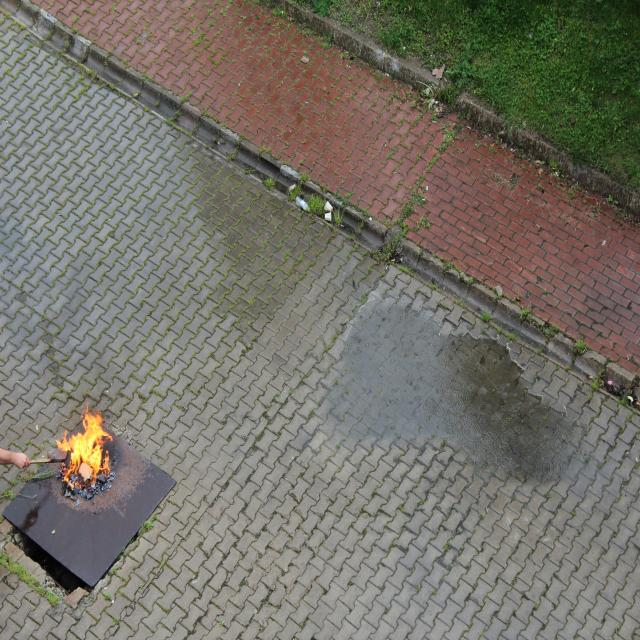
%> input picture Fase II Segmentacion/examples/original/173_JPG.rf.3d77dde3b3a5641f2b17638b3c40b8e3.jpg, 640 x 640 px
$ octave --eval "fire_smoke('../../Fase II Segmentacion/examples/original/173_JPG.rf.3d77dde3b3a5641f2b17638b3c40b8e3.jpg');"   (GNU Octave 9; MATLAB toolbox functions it lacks are replaced by stand-ins)
%> lines starting %> are read from the running program, lines starting %| are printed output that depends on the picture; in (x1, y1, x2, y2) boxes, pixels count from 0 and x2, y2 are one past the last pixel; in counts of white or black regions, pixels touching at a corner belong together; the program's own positions count from 1
function fire_smoke(path)

clc;
close all;


% 1. PARÁMETROS

K = 8;

sigma_gauss = 15;

clip_limit = 0.01;


% 2. LECTURA

I = imread(path);
%> I is the input picture: size 640x640x3 uint8; mean R, G, B 117.2, 114.2, 104.4

I_double = im2double(I);


% 3. PREPROCESAMIENTO


%  REDUCCIÓN DE RUIDO (GAUSSIANO)
I_gauss = imgaussfilt( ...
    I_double, ...
    sigma_gauss);

%  RGB -> LAB
lab = rgb2lab(I_gauss);
%> lab: size 640x640x3 double; mean of channels 1, 2, 3 48, -0.6, 6.1

L = lab(:,:,1);

A = lab(:,:,2);

B = lab(:,:,3);

%  NORMALIZACIÓN L*
L_norm = L / 100;

%  CLAHE SOBRE L*
L_eq = adapthisteq( ...
    L_norm, ...
    'ClipLimit', clip_limit, ...
    'NumTiles', [8 8]);

%  RECONSTRUCCIÓN LAB
lab_eq = cat(3, ...
    L_eq * 100, ...
    A, ...
    B);
%> lab_eq: size 640x640x3 double; mean of channels 1, 2, 3 58.5, -0.6, 6.1


% 4. EXTRACCIÓN DE TEXTURA

E = entropyfilt(uint8(L_eq * 255));
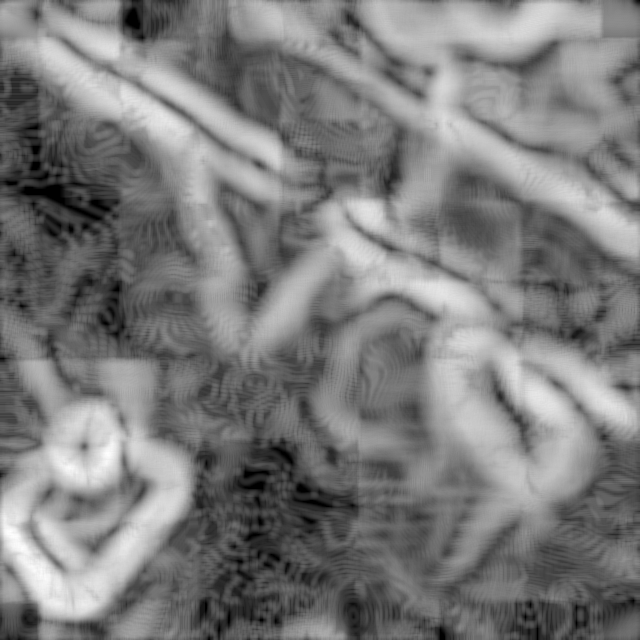
%> E: size 640x640 double; min 0, max 5.85, mean 2.85; drawn with min black and max white

E_norm = mat2gray(E);


% 5. K-MEANS (LAB + TEXTURA)


% normalización LAB
Lk = lab_eq(:,:,1) / 100;

Ak = lab_eq(:,:,2) / 128;

Bk = lab_eq(:,:,3) / 128;

% vector de características
X = [ ...
    Lk(:), ...
    Ak(:), ...
    Bk(:), ...
    E_norm(:)];

[idx,~] = kmeans( ...
    X, ...
    K, ...
    'Replicates', 3, ...
    'MaxIter', 200);

labels = reshape(idx, size(L));
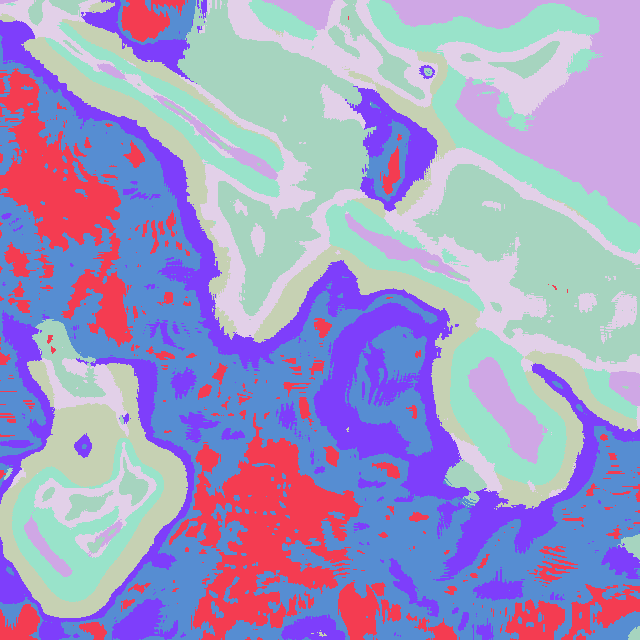
%> labels: size 640x640 double; 8 distinct labels, from 1 to 8; one colour per label, 0 black


% 6. MÁSCARAS

mask_fire  = false(size(L));

mask_smoke = false(size(L));


% 7. CLASIFICACIÓN POR REGIÓN

for i = 1:K

    region = (labels == i);

    % filtro de tamaño
    if nnz(region) < 150
        continue;
    end

    % regiones LAB
    Lr = Lk(region);

    Ar = Ak(region);

    Br = Bk(region);

    Er = E_norm(region);


    % 🔥 DETECCIÓN DE FUEGO

    fire_score = ...
        mean(Ar) ...
        + mean(Br) ...
        + 0.5 * mean(Lr);

    if fire_score > 0.6 && mean(Ar) > 0

        mask_fire(region) = true;

        continue;

    end


    % DETECCIÓN DE HUMO


    % luminancia
    lum = mean(Lr);

    % saturación
    sat = mean( ...
        sqrt(Ar.^2 + Br.^2));

    % entropía
    ent = mean(Er);

    % desviación estándar
    dev = std(Lr);

    % reglas humo
    if lum > 0.4 && ...
            lum < 0.9 && ...
            sat < 0.12 && ...
            dev > 0.015 && ...
            ent > 0.3

        mask_smoke(region) = true;

    end
end
%> this loop made 8 passes
%> (fire_score, lum, sat, ent, dev) on passes 1 to 8: (0.38, 0.516, 0.102, 0.384, 0.0521), (0.383, 0.735, 0.0311, 0.212, 0.0475), (0.146, 0.232, 0.128, 0.545, 0.0744), (0.366, 0.622, 0.0623, 0.754, 0.0849), (0.314, 0.48, 0.0958, 0.572, 0.0591), (0.233, 0.377, 0.0776, 0.753, 0.0749), (0.37, 0.717, 0.0295, 0.371, 0.0516), (0.375, 0.701, 0.0397, 0.536, 0.0597)
%> pass 1, in fire_smoke, `region = (labels == i);`:
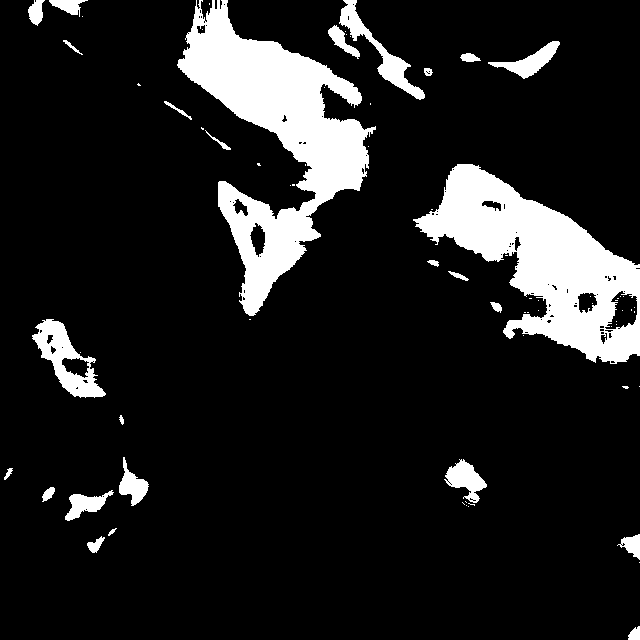
%> region: size 640x640 logical; 12.7% white; 72 white regions (46 under 20 px), largest, box (x1, y1, x2, y2) and area: (177, 0, 376, 316) 22814, (413, 164, 640, 364) 19461, (32, 319, 106, 398) 2263
%> after the loop: mask_fire: size 640x640 logical; every value is 0
%> after the loop:
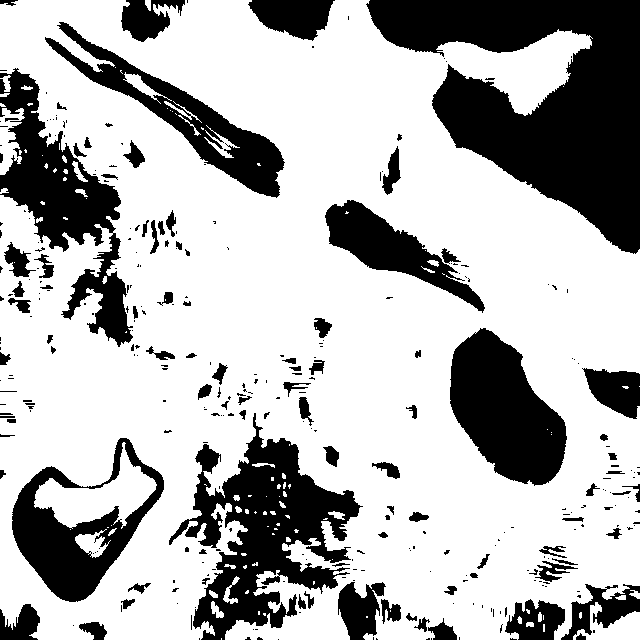
%> mask_smoke: size 640x640 logical; 70.3% white; 325 black regions (227 under 20 px), largest, box (x1, y1, x2, y2) and area: (366, 0, 640, 254) 35425, (169, 413, 363, 640) 17698, (0, 68, 133, 347) 12560


% 8. POSTPROCESAMIENTO MORFOLÓGICO

se = strel('disk', 2);

mask_fire = imopen(mask_fire, se);

mask_smoke = imopen(mask_smoke, se);
%> mask_smoke: size 640x640 logical; 68.9% white; 200 black regions (122 under 20 px), largest, box (x1, y1, x2, y2) and area: (366, 0, 640, 254) 35608, (169, 413, 363, 640) 19447, (0, 68, 133, 347) 13741


% 9. OVERLAY FINAL

overlay = I_double;

% 🔥 fuego rojo
overlay(:,:,1) = ...
    overlay(:,:,1) + mask_fire * 0.7;

overlay(:,:,2) = ...
    overlay(:,:,2) .* ~mask_fire;

overlay(:,:,3) = ...
    overlay(:,:,3) .* ~mask_fire;

% 🌫 humo cyan
overlay(:,:,1) = ...
    overlay(:,:,1) .* ~mask_smoke;

overlay(:,:,2) = ...
    overlay(:,:,2) + mask_smoke * 0.5;

overlay(:,:,3) = ...
    overlay(:,:,3) + mask_smoke * 0.5;

overlay(overlay > 1) = 1;
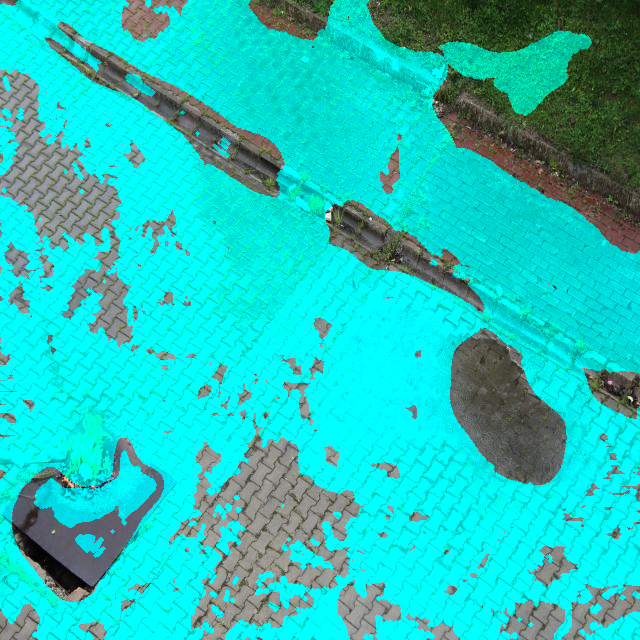
%> overlay: size 640x640x3 double; mean R, G, B 0.122, 0.773, 0.74


% 10. VISUALIZACIÓN

figure( ...
    'Name', ...
    'Detección Avanzada de Incendios');


% PREPROCESAMIENTO

subplot(3,4,1);

imshow(I);

title('Imagen original');

subplot(3,4,2);

imshow(I_gauss);

title(sprintf( ...
    'Filtro Gaussiano | \\sigma = %.2f', ...
    sigma_gauss));

subplot(3,4,3);

imshow(L_norm,[]);

title('L* original');

subplot(3,4,4);

imshow(L_eq,[]);

title(sprintf( ...
    'CLAHE sobre L* | Clip = %.3f', ...
    clip_limit));


% HISTOGRAMAS

subplot(3,4,5);

imhist(L_norm);

title('Histograma L* original');

subplot(3,4,6);

imhist(L_eq);

title('Histograma CLAHE');

subplot(3,4,7);

plot( ...
    L_norm(1:500:end), ...
    L_eq(1:500:end), '.');

grid on;

title('Distribución L*');

xlabel('Original');

ylabel('CLAHE');

subplot(3,4,8);

imshow(E_norm,[]);

title('Mapa de textura');


% SEGMENTACIÓN

subplot(3,4,9);

imshow(label2rgb(labels));
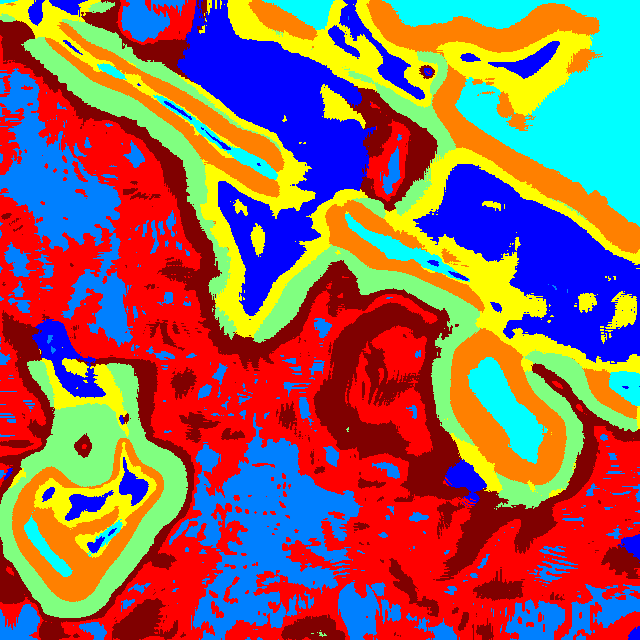
%> displayed picture: size 640x640x3, on the screen's scale of 0 to 255; mean R, G, B 145.2, 98.3, 93.1
%> `fire_smoke('../../Fase II Segmentacion/examples/original/173_JPG.rf.3d..`:
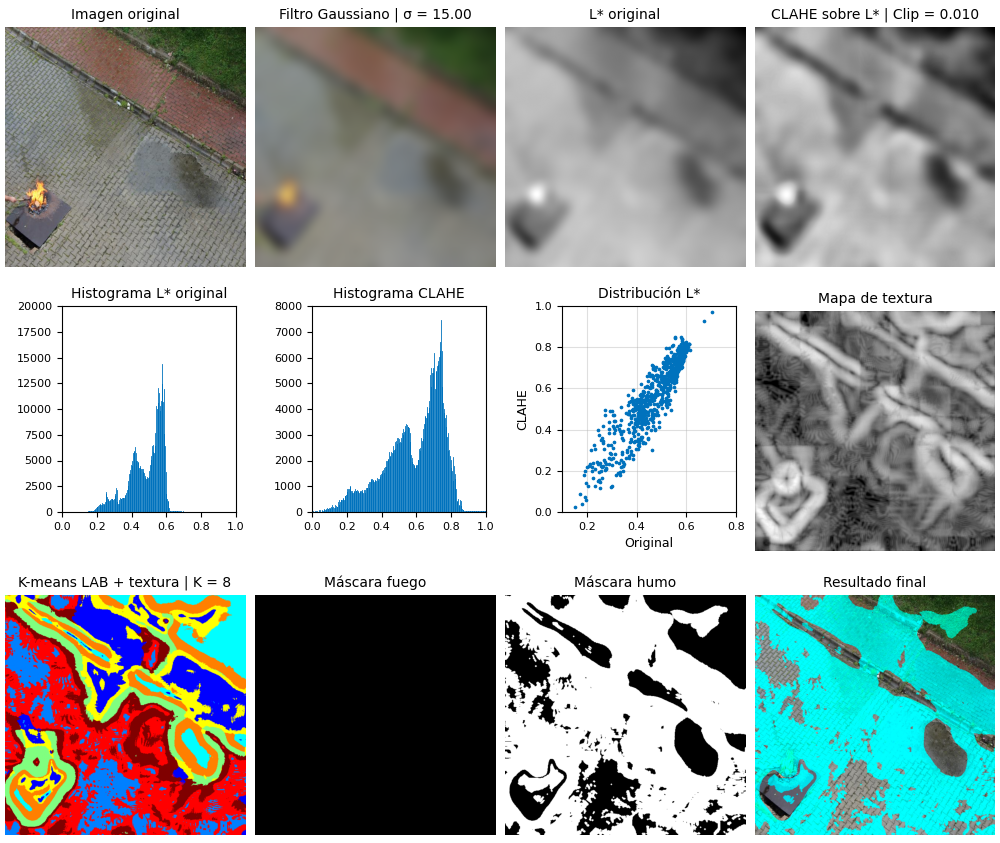
%> figure redrawn from the program's plot data, 12 panels

title(sprintf( ...
    'K-means LAB + textura | K = %d', ...
    K));

subplot(3,4,10);

imshow(mask_fire);

title('Máscara fuego');

subplot(3,4,11);

imshow(mask_smoke);

title('Máscara humo');


% RESULTADO FINAL

subplot(3,4,12);

imshow(overlay);

title('Resultado final');

end

$ run again, on Fase II Segmentacion/examples/original/1_JPG.rf.82be351019b363a690c1f9394144c4d9.jpg
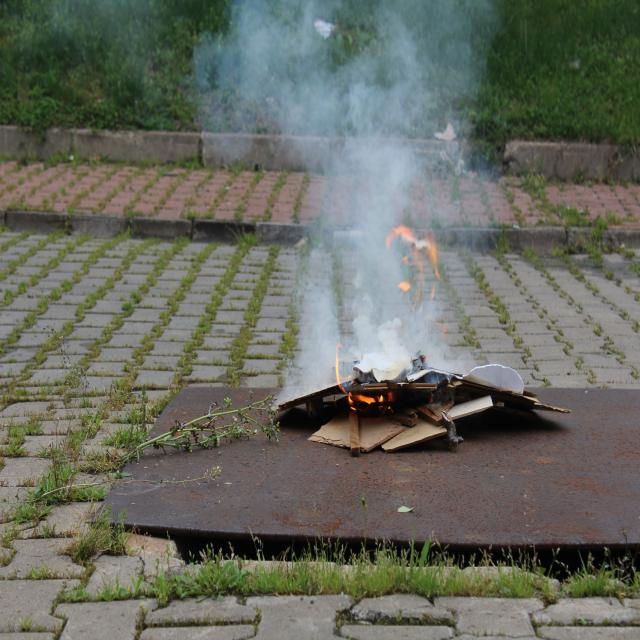
%> input picture Fase II Segmentacion/examples/original/1_JPG.rf.82be351019b363a690c1f9394144c4d9.jpg, 640 x 640 px
%> in fire_smoke, I is the input picture: size 640x640x3 uint8; mean R, G, B 102.7, 105.7, 95.4
%> lab: size 640x640x3 double; mean of channels 1, 2, 3 43.9, -3, 5.7
%> lab_eq: size 640x640x3 double; mean of channels 1, 2, 3 51.9, -3, 5.7
%> labels: size 640x640 double; 8 distinct labels, from 1 to 8
%> the loop in fire_smoke, `for i = 1:K` made 8 passes
%> (fire_score, lum, sat, ent, dev) on passes 1 to 8: (0.347, 0.628, 0.0665, 0.541, 0.0496), (0.251, 0.437, 0.09, 0.56, 0.0642), (0.36, 0.653, 0.0632, 0.318, 0.09), (0.353, 0.788, 0.0532, 0.572, 0.0653), (0.257, 0.435, 0.0716, 0.78, 0.0624), (0.12, 0.214, 0.141, 0.377, 0.0653), (0.144, 0.223, 0.0783, 0.709, 0.0738), (0.32, 0.618, 0.0614, 0.72, 0.065)
%> pass 1, in fire_smoke, `region = (labels == i);`:
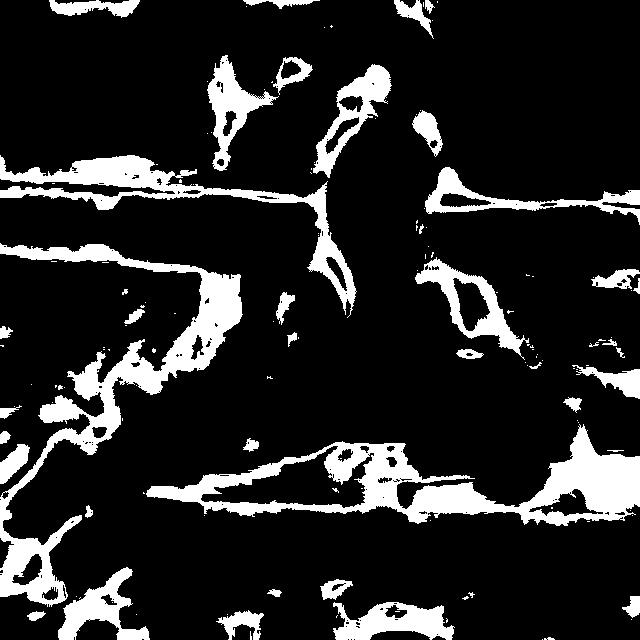
%> region: size 640x640 logical; 15.4% white; 139 white regions (97 under 20 px), largest, box (x1, y1, x2, y2) and area: (146, 424, 640, 526) 15631, (0, 243, 243, 607) 14637, (0, 155, 357, 318) 7852
%> in fire_smoke, `imshow(label2rgb(labels));`:
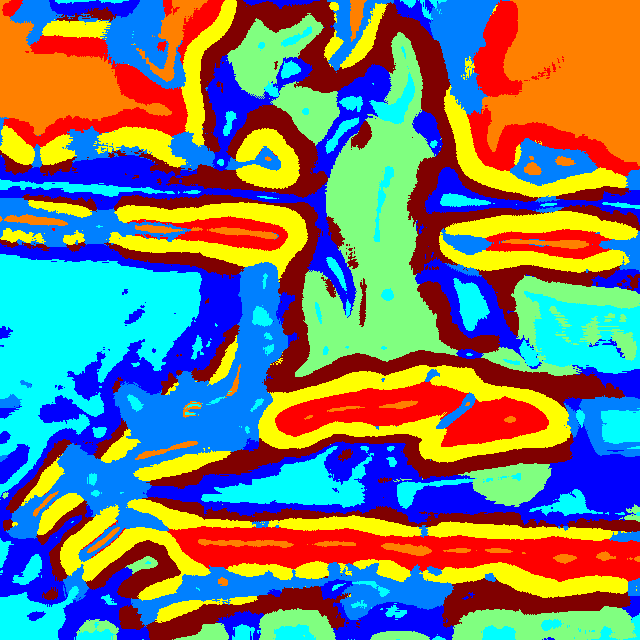
%> displayed picture: size 640x640x3, on the screen's scale of 0 to 255; mean R, G, B 117.5, 122.5, 117.5

$ run again, on Fase II Segmentacion/examples/original/264_png.rf.43a917f94cc73493b26b63d01e015184.jpg
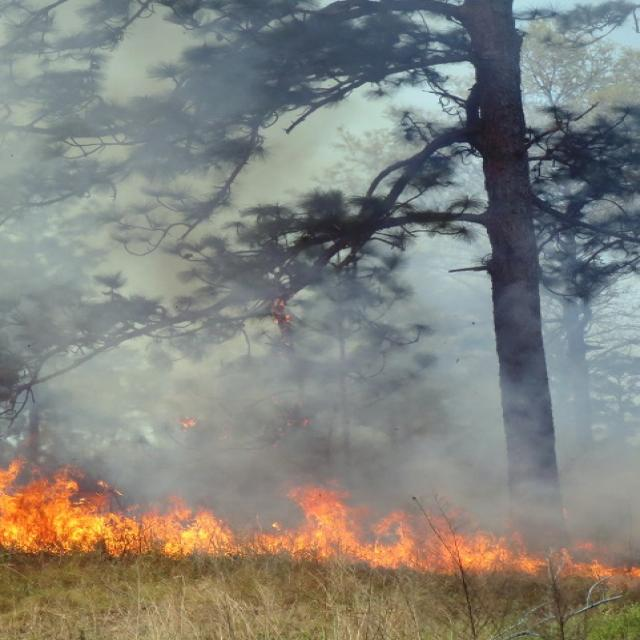
%> input picture Fase II Segmentacion/examples/original/264_png.rf.43a917f94cc73493b26b63d01e015184.jpg, 640 x 640 px
%> in fire_smoke, I is the input picture: size 640x640x3 uint8; mean R, G, B 131.1, 130.7, 123.8
%> lab: size 640x640x3 double; mean of channels 1, 2, 3 54.5, -0.3, 3.9
%> lab_eq: size 640x640x3 double; mean of channels 1, 2, 3 56.5, -0.3, 3.9
%> labels: size 640x640 double; 8 distinct labels, from 1 to 8
%> the loop in fire_smoke, `for i = 1:K` made 8 passes
%> (fire_score, lum, sat, ent, dev) on passes 1, 2, 3, 4, 5, 7, 8: (0.0503, 0.223, 0.0644, 0.719, 0.0884), (0.338, 0.763, 0.05, 0.718, 0.0773), (0.461, 0.404, 0.214, 0.722, 0.1), (0.393, 0.794, 0.0567, 0.408, 0.0895), (0.203, 0.51, 0.0491, 0.787, 0.0802), (0.226, 0.399, 0.0787, 0.449, 0.101), (0.303, 0.598, 0.0515, 0.569, 0.0674)
%> pass 1, in fire_smoke, `region = (labels == i);`:
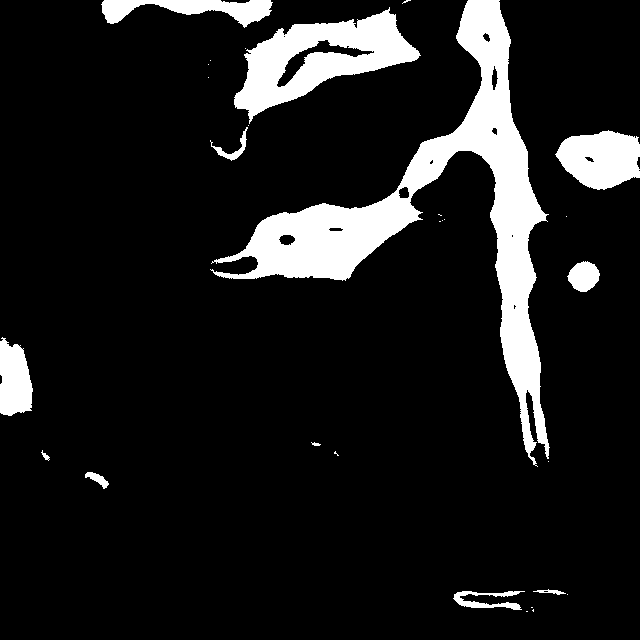
%> region: size 640x640 logical; 11.4% white; 29 white regions (17 under 20 px), largest, box (x1, y1, x2, y2) and area: (210, 0, 550, 467) 27481, (234, 7, 421, 124) 9075, (555, 130, 640, 190) 3719
%> in fire_smoke, `imshow(label2rgb(labels));`:
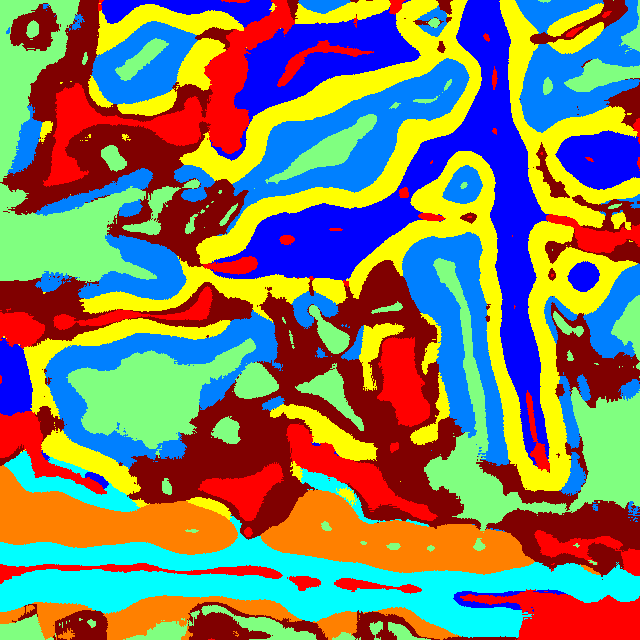
%> displayed picture: size 640x640x3, on the screen's scale of 0 to 255; mean R, G, B 126.1, 124.8, 104.9
